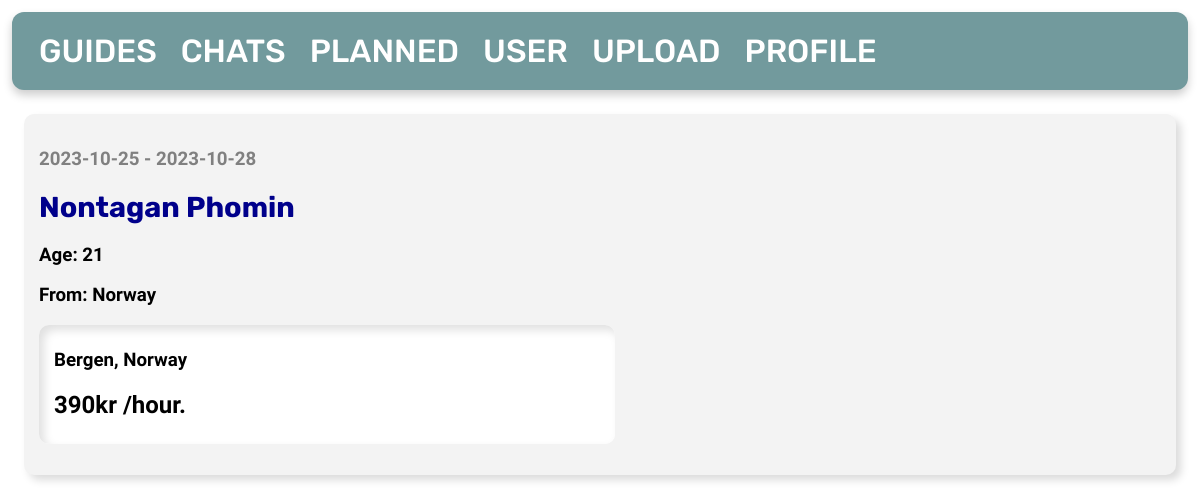
Page /planned/ on the earlier database version.
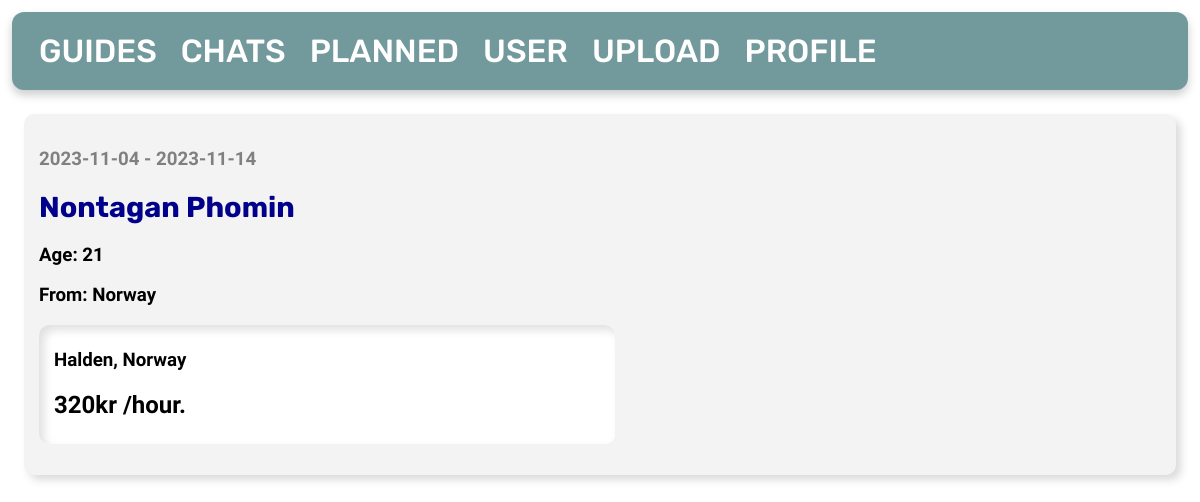
Same page on the later database version.
### tables this page shows
CREATE TABLE guide_user
(
    id        INTEGER PRIMARY KEY AUTOINCREMENT,
    user      INTEGER NOT NULL,
    guide     INTEGER NOT NULL,
    from_date DATE    NOT NULL,
    to_date   DATE    NOT NULL,
    FOREIGN KEY (user) REFERENCES user (id),
    FOREIGN KEY (guide) REFERENCES posts (id)
);

CREATE TABLE user
(
    id        INTEGER PRIMARY KEY AUTOINCREMENT,
    firstname TEXT NOT NULL,
    lastname  TEXT NOT NULL,
    age       INTEGER,
    country   TEXT
);

CREATE TABLE posts
(
    id       INTEGER PRIMARY KEY AUTOINCREMENT,
    byUser   INTEGER,
    created  TIMESTAMP NOT NULL DEFAULT CURRENT_TIMESTAMP,
    title    TEXT      NOT NULL,
    content  TEXT      NOT NULL,
    country  TEXT      NOT NULL,
    city     TEXT      NOT NULL,
    language TEXT,
    price    INTEGER   NOT NULL,
    FOREIGN KEY (byUser) REFERENCES user (id)
);

### app.py (the view)
@app.route('/planned/')
def planned():
    global user_id
    conn = get_db_connection()
    posts = conn.execute(
        'SELECT * FROM guide_user, user, posts WHERE posts.id = guide_user.guide AND posts.byUser = ? AND user.id = guide_user.user',
        (user_id,)).fetchall()
    conn.close()
    return render_template('planned-guides.html', posts=posts)

### app.py (called while the page is built)
def get_db_connection():
    conn = sqlite3.connect('database.db')
    conn.row_factory = sqlite3.Row
    return conn

### templates/planned-guides.html
{% extends 'base.html' %}
{% block content %}
    {% for post in posts %}
        <div class='post'>
            <h3 id="date">{{ post['from_date'] }} - {{ post['to_date'] }}</h3>
            <h2>
                <a id="profile"
                   href="{{ url_for('viewProfile', id=post['user'], u=post['user']) }}">{{ post['firstname'] }} {{ post['lastname'] }}
                </a>
            </h2>
            <h3>Age: {{ post['age'] }}</h3>
            <h3>From: {{ post['country'] }} </h3>
            <div id="textsec">
                <h3>{{ post['city'] }}, {{ post['country'] }}</h3>
                <h2>{{ post['price'] }}kr /hour.</h2>
            </div>
        </div>
    {% endfor %}
{% endblock %}

### templates/base.html (shortened to what this page needs)
<!DOCTYPE html>
<html lang="en">
<head>
</head>
<body>
<ul class="nav-links">
    <li class="center"><a href="{{ url_for('index') }}">GUIDES</a></li>
    <li class="center"><a href="{{ url_for('chat') }}">CHATS</a></li>
    <li class="center"><a href="{{ url_for('planned') }}">PLANNED</a></li>
    <li class="center"><a href="{{ url_for('user') }}">USER</a></li>
    <li class="center"><a href="{{ url_for('upload') }}">UPLOAD</a></li>
    <li class="center"><a href="{{ url_for('profile') }}">PROFILE</a></li>
</ul>
<div class="content">
    {% block content %} {% endblock %}
</div>
</body>
</html>

### templates/base.html (style rules this page uses)
.post { padding: 15px; margin: 2vw; background-color: #f3f3f3; border-radius: 10px; box-shadow: 5px 5px 9px #dbdbdb, -5px -5px 9px #ffffff; }
body { margin: 0; padding-bottom: 7rem; }
h1, h2, h3 { font-family: 'Lexend', sans-serif; }
a { font-family: 'Rubik', sans-serif; text-decoration: none; }
body .post a { font-family: 'Rubik', sans-serif; font-size: 1.2em; display: inline-block; border-radius: 5px; padding: 10px; color: #3b3b3b; background: linear-gradient(145deg, #5bf295, #4dcb7d); outline: none; border: none; transition: 300ms; }
#textsec { background-color: white; padding-top: 5px; padding-bottom: 5px; padding-left: 15px; margin-top: 1rem; margin-bottom: 1rem; width: 50%; border-radius: 10px; box-shadow: inset 5px 5px 10px #e0e0e0, inset -5px -5px 10px #ffffff; }
#profile { font-family: 'Rubik', sans-serif; font-size: 1.2em; display: inline-block; border-radius: 0; padding: 0; background: transparent; color: darkblue; outline: none; border: none; }
#date { color: grey; }
.nav-links { display: flex; align-items: center; margin: 1vw; background-color: #729a9d; padding: 20px 15px; border-radius: 12px; box-shadow: 0 5px 10px rgba(0, 0, 0, 0.2); }
.nav-links li { list-style: none; margin: 0 12px; }
.nav-links li a { position: relative; color: #ffffff; font-size: 2rem; font-weight: 500; padding: 6px 0; text-decoration: none; }
.nav-links li a:before { content: ''; position: absolute; bottom: 0; left: 0; height: 3px; width: 0; background: #ffffff; border-radius: 12px; transition: all 0.4s ease; }
.nav-links li.center a:before { left: 50%; transform: translateX(-50%); }

Differences in the rows shown:
removed guide_user: from_date "2023-10-25", to_date "2023-10-28", firstname "Nontagan", lastname "Phomin", age "21", country "Norway", city "Bergen", price "390"
added guide_user: from_date "2023-11-04", to_date "2023-11-14", firstname "Nontagan", lastname "Phomin", age "21", country "Norway", city "Halden", price "320"
